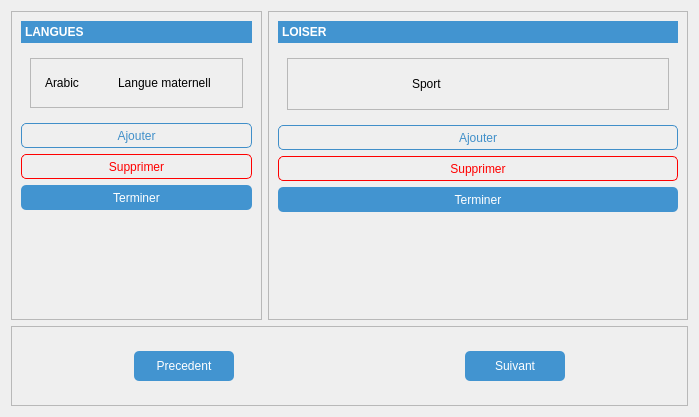
            <widget class="QWidget" name="page_9">
             <layout class="QGridLayout" name="gridLayout_32">
              <item row="0" column="0">
               <widget class="QFrame" name="frame_26">
                <property name="frameShape">
                 <enum>QFrame::StyledPanel</enum>
                </property>
                <property name="frameShadow">
                 <enum>QFrame::Raised</enum>
                </property>
                <layout class="QGridLayout" name="gridLayout_30">
                 <item row="2" column="0">
                  <widget class="QPushButton" name="pushButton_13">
                   <property name="minimumSize">
                    <size>
                     <width>0</width>
                     <height>25</height>
                    </size>
                   </property>
                   <property name="cursor">
                    <cursorShape>PointingHandCursor</cursorShape>
                   </property>
                   <property name="styleSheet">
                    <string notr="true">QPushButton{
	
	background-color: none;
	border:1px solid red;
	border-radius:5px;
	
	color: red;
}
QPushButton:hover{
	
	background-color: none;
	border:1px solid red;
	border-radius:5px;
	
	
}</string>
                   </property>
                   <property name="text">
                    <string>Supprimer</string>
                   </property>
                   <property name="icon">
                    <iconset>
                     <normaloff>:/img/remv.png</normaloff>:/img/remv.png</iconset>
                   </property>
                  </widget>
                 </item>
                 <item row="3" column="0">
                  <widget class="QPushButton" name="pushButton_14">
                   <property name="minimumSize">
                    <size>
                     <width>0</width>
                     <height>25</height>
                    </size>
                   </property>
                   <property name="cursor">
                    <cursorShape>PointingHandCursor</cursorShape>
                   </property>
                   <property name="styleSheet">
                    <string notr="true">QPushButton{
	
	background-color: rgb(66, 148, 208);
	border:0px solid;
	border-radius:5px;
	
	color: rgb(255, 255, 255);
}</string>
                   </property>
                   <property name="text">
                    <string>Terminer</string>
                   </property>
                  </widget>
                 </item>
                 <item row="0" column="0">
                  <widget class="QToolBox" name="toolBox_5">
                   <property name="styleSheet">
                    <string notr="true">QToolBox::tab {
	background-color: rgb(66, 148, 208);
    
	color: rgb(255, 255, 255);
}

QToolBox::tab:selected { /* italicize selected tabs */
    color: white;
	font:bold;
}</string>
                   </property>
                   <property name="currentIndex">
                    <number>0</number>
                   </property>
                   <widget class="QWidget" name="page_16">
                    <property name="geometry">
                     <rect>
                      <x>0</x>
                      <y>0</y>
                      <width>418</width>
                      <height>129</height>
                     </rect>
                    </property>
                    <attribute name="label">
                     <string>LANGUES</string>
                    </attribute>
                    <layout class="QGridLayout" name="gridLayout_34">
                     <item row="0" column="0">
                      <widget class="QFrame" name="frame_28">
                       <property name="styleSheet">
                        <string notr="true">QLineEdit{
	
	
	background-color: rgb(239, 239, 239);
	/*border:1px solid gray;*/
	border-radius:4px;
}

QLineEdit:hover{
	border:1px solid #00aaff;
	border-radius:4px;
}

QComboBox
{
    selection-background-color: #00ff7f;
	background-color: rgb(239, 239, 239);
    border-radius: 2px;
 
}


QComboBox:on
{
    background-color: rgb(66, 148, 208);
    padding-top: 5px;
    padding-left: 5px;
}

QComboBox QAbstractItemView
{
    background-color: white;
    border-radius: 2px;
    border: 1px solid white;
    selection-background-color:rgb(66, 148, 208);
    color: black;
}

QComboBox::drop-down
{
    subcontrol-origin: padding;
    subcontrol-position: top right;
    width: 15px;

    border-left-width: 0px;
    border-left-color: darkgray;
    border-left-style: solid;
    border-top-right-radius: 3px;
    border-bottom-right-radius: 3px;
}</string>
                       </property>
                       <property name="frameShape">
                        <enum>QFrame::StyledPanel</enum>
                       </property>
                       <property name="frameShadow">
                        <enum>QFrame::Raised</enum>
                       </property>
                       <layout class="QGridLayout" name="gridLayout_33">
                        <item row="0" column="0">
                         <widget class="QComboBox" name="comboBox_8">
                          <property name="minimumSize">
                           <size>
                            <width>0</width>
                            <height>30</height>
                           </size>
                          </property>
                          <property name="cursor">
                           <cursorShape>OpenHandCursor</cursorShape>
                          </property>
                          <property name="iconSize">
                           <size>
                            <width>19</width>
                            <height>19</height>
                           </size>
                          </property>
                          <item>
                           <property name="text">
                            <string>Arabic</string>
                           </property>
                           <property name="icon">
                            <iconset resource="res.qrc">
                             <normaloff>:/flag/flag/ar.PNG</normaloff>:/flag/flag/ar.PNG</iconset>
                           </property>
                          </item>
                          <item>
                           <property name="text">
                            <string>English</string>
                           </property>
                           <property name="icon">
                            <iconset resource="res.qrc">
                             <normaloff>:/flag/flag/eng.PNG</normaloff>:/flag/flag/eng.PNG</iconset>
                           </property>
                          </item>
                          <item>
                           <property name="text">
                            <string>Francais</string>
                           </property>
                           <property name="icon">
                            <iconset resource="res.qrc">
                             <normaloff>:/flag/flag/fr.PNG</normaloff>:/flag/flag/fr.PNG</iconset>
                           </property>
                          </item>
                          <item>
                           <property name="text">
                            <string>Russien</string>
                           </property>
                           <property name="icon">
                            <iconset resource="res.qrc">
                             <normaloff>:/flag/flag/russ.PNG</normaloff>:/flag/flag/russ.PNG</iconset>
                           </property>
                          </item>
                          <item>
                           <property name="text">
                            <string>Chine</string>
                           </property>
                           <property name="icon">
                            <iconset resource="res.qrc">
                             <normaloff>:/flag/flag/chin.PNG</normaloff>:/flag/flag/chin.PNG</iconset>
                           </property>
                          </item>
                          <item>
                           <property name="text">
                            <string>Germany</string>
                           </property>
                           <property name="icon">
                            <iconset resource="res.qrc">
                             <normaloff>:/flag/flag/germ.PNG</normaloff>:/flag/flag/germ.PNG</iconset>
                           </property>
                          </item>
                          <item>
                           <property name="text">
                            <string>Japan</string>
                           </property>
                           <property name="icon">
                            <iconset resource="res.qrc">
                             <normaloff>:/flag/flag/jap.PNG</normaloff>:/flag/flag/jap.PNG</iconset>
                           </property>
                          </item>
                          <item>
                           <property name="text">
                            <string>Espane</string>
                           </property>
                           <property name="icon">
                            <iconset resource="res.qrc">
                             <normaloff>:/flag/flag/esp.PNG</normaloff>:/flag/flag/esp.PNG</iconset>
                           </property>
                          </item>
                         </widget>
                        </item>
                        <item row="0" column="1">
                         <widget class="QComboBox" name="comboBox_9">
                          <property name="minimumSize">
                           <size>
                            <width>0</width>
                            <height>30</height>
                           </size>
                          </property>
                          <property name="cursor">
                           <cursorShape>OpenHandCursor</cursorShape>
                          </property>
                          <item>
                           <property name="text">
                            <string>Langue maternelle</string>
                           </property>
                          </item>
                          <item>
                           <property name="text">
                            <string>Courant</string>
                           </property>
                          </item>
                          <item>
                           <property name="text">
                            <string>Notions</string>
                           </property>
                          </item>
                          <item>
                           <property name="text">
                            <string>Scolaire</string>
                           </property>
                          </item>
                         </widget>
                        </item>
                       </layout>
                      </widget>
                     </item>
                    </layout>
                   </widget>
                  </widget>
                 </item>
                 <item row="1" column="0">
                  <widget class="QPushButton" name="pushButton_12">
                   <property name="minimumSize">
                    <size>
                     <width>0</width>
                     <height>25</height>
                    </size>
                   </property>
                   <property name="cursor">
                    <cursorShape>PointingHandCursor</cursorShape>
                   </property>
                   <property name="styleSheet">
                    <string notr="true">QPushButton{
	
	background-color: none;
	border:1px solid #408fc9;
	border-radius:5px;
	
	color: #408fc9;
}

QPushButton:hover{
	
	background-color:none;
	border:1px solid #408fc9;
	border-radius:5px;
	
	
}</string>
                   </property>
                   <property name="text">
                    <string>Ajouter</string>
                   </property>
                   <property name="icon">
                    <iconset>
                     <normaloff>:/img/add.png</normaloff>:/img/add.png</iconset>
                   </property>
                  </widget>
                 </item>
                 <item row="4" column="0">
                  <spacer name="verticalSpacer_13">
                   <property name="orientation">
                    <enum>Qt::Vertical</enum>
                   </property>
                   <property name="sizeType">
                    <enum>QSizePolicy::Expanding</enum>
                   </property>
                   <property name="sizeHint" stdset="0">
                    <size>
                     <width>20</width>
                     <height>100</height>
                    </size>
                   </property>
                  </spacer>
                 </item>
                </layout>
               </widget>
              </item>
              <item row="0" column="1">
               <widget class="QFrame" name="frame_27">
                <property name="frameShape">
                 <enum>QFrame::StyledPanel</enum>
                </property>
                <property name="frameShadow">
                 <enum>QFrame::Raised</enum>
                </property>
                <layout class="QGridLayout" name="gridLayout_31">
                 <item row="0" column="0">
                  <widget class="QToolBox" name="toolBox_6">
                   <property name="styleSheet">
                    <string notr="true">QToolBox::tab {
	background-color: rgb(66, 148, 208);
    
	color: rgb(255, 255, 255);
}

QToolBox::tab:selected { /* italicize selected tabs */
    color: white;
	font:bold;
}</string>
                   </property>
                   <property name="currentIndex">
                    <number>0</number>
                   </property>
                   <widget class="QWidget" name="page_18">
                    <property name="geometry">
                     <rect>
                      <x>0</x>
                      <y>0</y>
                      <width>418</width>
                      <height>129</height>
                     </rect>
                    </property>
                    <attribute name="label">
                     <string>LOISER</string>
                    </attribute>
                    <layout class="QGridLayout" name="gridLayout_36">
                     <item row="0" column="0">
                      <widget class="QFrame" name="frame_29">
                       <property name="styleSheet">
                        <string notr="true">QLineEdit{
	
	
	background-color: rgb(239, 239, 239);
	/*border:1px solid gray;*/
	border-radius:4px;
}

QLineEdit:hover{
	border:1px solid #00aaff;
	border-radius:4px;
}

QComboBox
{
    selection-background-color: #00ff7f;
	background-color: rgb(239, 239, 239);
    border-radius: 2px;
 
}


QComboBox:on
{
    background-color: rgb(66, 148, 208);
    padding-top: 5px;
    padding-left: 5px;
}

QComboBox QAbstractItemView
{
    background-color: white;
    border-radius: 2px;
    border: 1px solid white;
    selection-background-color:rgb(66, 148, 208);
    color: black;
}

QComboBox::drop-down
{
    subcontrol-origin: padding;
    subcontrol-position: top right;
    width: 15px;

    border-left-width: 0px;
    border-left-color: darkgray;
    border-left-style: solid;
    border-top-right-radius: 3px;
    border-bottom-right-radius: 3px;
}</string>
                       </property>
                       <property name="frameShape">
                        <enum>QFrame::StyledPanel</enum>
                       </property>
                       <property name="frameShadow">
                        <enum>QFrame::Raised</enum>
                       </property>
                       <layout class="QGridLayout" name="gridLayout_35">
                        <item row="0" column="1">
                         <widget class="QComboBox" name="comboBox_10">
                          <property name="minimumSize">
                           <size>
                            <width>20</width>
                            <height>30</height>
                           </size>
                          </property>
                          <property name="cursor">
                           <cursorShape>OpenHandCursor</cursorShape>
                          </property>
                          <item>
                           <property name="text">
                            <string>Sport</string>
                           </property>
                           <property name="icon">
                            <iconset resource="res.qrc">
                             <normaloff>:/loiser/loiser/icons8-sports-48.png</normaloff>:/loiser/loiser/icons8-sports-48.png</iconset>
                           </property>
                          </item>
                          <item>
                           <property name="text">
                            <string>Gaming</string>
                           </property>
                           <property name="icon">
                            <iconset resource="res.qrc">
                             <normaloff>:/loiser/loiser/gaming.png</normaloff>:/loiser/loiser/gaming.png</iconset>
                           </property>
                          </item>
                          <item>
                           <property name="text">
                            <string>Dessin</string>
                           </property>
                           <property name="icon">
                            <iconset resource="res.qrc">
                             <normaloff>:/loiser/loiser/icons8-drawing-48.png</normaloff>:/loiser/loiser/icons8-drawing-48.png</iconset>
                           </property>
                          </item>
                          <item>
                           <property name="text">
                            <string>Lecture</string>
                           </property>
                           <property name="icon">
                            <iconset resource="res.qrc">
                             <normaloff>:/loiser/loiser/icons8-lire-48.png</normaloff>:/loiser/loiser/icons8-lire-48.png</iconset>
                           </property>
                          </item>
                          <item>
                           <property name="text">
                            <string>Musique</string>
                           </property>
                           <property name="icon">
                            <iconset resource="res.qrc">
                             <normaloff>:/loiser/loiser/icons8-musique-48.png</normaloff>:/loiser/loiser/icons8-musique-48.png</iconset>
                           </property>
                          </item>
                          <item>
                           <property name="text">
                            <string>Natation</string>
                           </property>
                           <property name="icon">
                            <iconset resource="res.qrc">
                             <normaloff>:/loiser/loiser/icons8-natation-48.png</normaloff>:/loiser/loiser/icons8-natation-48.png</iconset>
                           </property>
                          </item>
                          <item>
                           <property name="text">
                            <string>Cyclisme de montagne</string>
                           </property>
                           <property name="icon">
                            <iconset resource="res.qrc">
                             <normaloff>:/loiser/loiser/icons8-cyclisme-de-montagne-48.png</normaloff>:/loiser/loiser/icons8-cyclisme-de-montagne-48.png</iconset>
                           </property>
                          </item>
                          <item>
                           <property name="text">
                            <string>Boxe</string>
                           </property>
                           <property name="icon">
                            <iconset resource="res.qrc">
                             <normaloff>:/loiser/loiser/icons8-boxing-glove-48.png</normaloff>:/loiser/loiser/icons8-boxing-glove-48.png</iconset>
                           </property>
                          </item>
                          <item>
                           <property name="text">
                            <string>Surf</string>
                           </property>
                           <property name="icon">
                            <iconset resource="res.qrc">
                             <normaloff>:/loiser/loiser/icons8-person-surfing-48.png</normaloff>:/loiser/loiser/icons8-person-surfing-48.png</iconset>
                           </property>
                          </item>
                          <item>
                           <property name="text">
                            <string>Football</string>
                           </property>
                           <property name="icon">
                            <iconset resource="res.qrc">
                             <normaloff>:/loiser/loiser/icons8-football-2-48.png</normaloff>:/loiser/loiser/icons8-football-2-48.png</iconset>
                           </property>
                          </item>
                          <item>
                           <property name="text">
                            <string>Chess</string>
                           </property>
                           <property name="icon">
                            <iconset resource="res.qrc">
                             <normaloff>:/loiser/loiser/icons8-chess-pawn-48.png</normaloff>:/loiser/loiser/icons8-chess-pawn-48.png</iconset>
                           </property>
                          </item>
                          <item>
                           <property name="text">
                            <string>équitation</string>
                           </property>
                           <property name="icon">
                            <iconset resource="res.qrc">
                             <normaloff>:/loiser/loiser/icons8-équitation-48.png</normaloff>:/loiser/loiser/icons8-équitation-48.png</iconset>
                           </property>
                          </item>
                          <item>
                           <property name="text">
                            <string>Trekking</string>
                           </property>
                           <property name="icon">
                            <iconset resource="res.qrc">
                             <normaloff>:/loiser/loiser/icons8-trekking-48.png</normaloff>:/loiser/loiser/icons8-trekking-48.png</iconset>
                           </property>
                          </item>
                          <item>
                           <property name="text">
                            <string>Skateboard</string>
                           </property>
                           <property name="icon">
                            <iconset resource="res.qrc">
                             <normaloff>:/loiser/loiser/icons8-skateboard-48.png</normaloff>:/loiser/loiser/icons8-skateboard-48.png</iconset>
                           </property>
                          </item>
                         </widget>
                        </item>
                        <item row="0" column="0">
                         <spacer name="horizontalSpacer_14">
                          <property name="orientation">
                           <enum>Qt::Horizontal</enum>
                          </property>
                          <property name="sizeType">
                           <enum>QSizePolicy::Maximum</enum>
                          </property>
                          <property name="sizeHint" stdset="0">
                           <size>
                            <width>110</width>
                            <height>20</height>
                           </size>
                          </property>
                         </spacer>
                        </item>
                        <item row="0" column="2">
                         <spacer name="horizontalSpacer_15">
                          <property name="orientation">
                           <enum>Qt::Horizontal</enum>
                          </property>
                          <property name="sizeType">
                           <enum>QSizePolicy::Maximum</enum>
                          </property>
                          <property name="sizeHint" stdset="0">
                           <size>
                            <width>110</width>
                            <height>20</height>
                           </size>
                          </property>
                         </spacer>
                        </item>
                       </layout>
                      </widget>
                     </item>
                    </layout>
                   </widget>
                  </widget>
                 </item>
                 <item row="1" column="0">
                  <widget class="QPushButton" name="pushButton_15">
                   <property name="minimumSize">
                    <size>
                     <width>0</width>
                     <height>25</height>
                    </size>
                   </property>
                   <property name="cursor">
                    <cursorShape>PointingHandCursor</cursorShape>
                   </property>
                   <property name="styleSheet">
                    <string notr="true">QPushButton{
	
	background-color: none;
	border:1px solid #408fc9;
	border-radius:5px;
	
	color: #408fc9;
}

QPushButton:hover{
	
	background-color:none;
	border:1px solid #408fc9;
	border-radius:5px;
	
	
}</string>
                   </property>
                   <property name="text">
                    <string>Ajouter</string>
                   </property>
                   <property name="icon">
                    <iconset>
                     <normaloff>:/img/add.png</normaloff>:/img/add.png</iconset>
                   </property>
                  </widget>
                 </item>
                 <item row="2" column="0">
                  <widget class="QPushButton" name="pushButton_16">
                   <property name="minimumSize">
                    <size>
                     <width>0</width>
                     <height>25</height>
                    </size>
                   </property>
                   <property name="cursor">
                    <cursorShape>PointingHandCursor</cursorShape>
                   </property>
                   <property name="styleSheet">
                    <string notr="true">QPushButton{
	
	background-color: none;
	border:1px solid red;
	border-radius:5px;
	
	color: red;
}
QPushButton:hover{
	
	background-color: none;
	border:1px solid red;
	border-radius:5px;
	
	
}</string>
                   </property>
                   <property name="text">
                    <string>Supprimer</string>
                   </property>
                   <property name="icon">
                    <iconset>
                     <normaloff>:/img/remv.png</normaloff>:/img/remv.png</iconset>
                   </property>
                  </widget>
                 </item>
                 <item row="3" column="0">
                  <widget class="QPushButton" name="pushButton_17">
                   <property name="minimumSize">
                    <size>
                     <width>0</width>
                     <height>25</height>
                    </size>
                   </property>
                   <property name="cursor">
                    <cursorShape>PointingHandCursor</cursorShape>
                   </property>
                   <property name="styleSheet">
                    <string notr="true">QPushButton{
	
	background-color: rgb(66, 148, 208);
	border:0px solid;
	border-radius:5px;
	
	color: rgb(255, 255, 255);
}</string>
                   </property>
                   <property name="text">
                    <string>Terminer</string>
                   </property>
                  </widget>
                 </item>
                 <item row="4" column="0">
                  <spacer name="verticalSpacer_15">
                   <property name="orientation">
                    <enum>Qt::Vertical</enum>
                   </property>
                   <property name="sizeHint" stdset="0">
                    <size>
                     <width>20</width>
                     <height>40</height>
                    </size>
                   </property>
                  </spacer>
                 </item>
                </layout>
               </widget>
              </item>
              <item row="1" column="0" colspan="2">
               <widget class="QFrame" name="frame_25">
                <property name="minimumSize">
                 <size>
                  <width>0</width>
                  <height>80</height>
                 </size>
                </property>
                <property name="maximumSize">
                 <size>
                  <width>16777215</width>
                  <height>80</height>
                 </size>
                </property>
                <property name="frameShape">
                 <enum>QFrame::StyledPanel</enum>
                </property>
                <property name="frameShadow">
                 <enum>QFrame::Raised</enum>
                </property>
                <layout class="QGridLayout" name="gridLayout_29">
                 <item row="0" column="0">
                  <spacer name="horizontalSpacer_34">
                   <property name="orientation">
                    <enum>Qt::Horizontal</enum>
                   </property>
                   <property name="sizeHint" stdset="0">
                    <size>
                     <width>108</width>
                     <height>20</height>
                    </size>
                   </property>
                  </spacer>
                 </item>
                 <item row="0" column="1">
                  <widget class="QPushButton" name="B_pre_6">
                   <property name="minimumSize">
                    <size>
                     <width>100</width>
                     <height>30</height>
                    </size>
                   </property>
                   <property name="maximumSize">
                    <size>
                     <width>100</width>
                     <height>30</height>
                    </size>
                   </property>
                   <property name="cursor">
                    <cursorShape>PointingHandCursor</cursorShape>
                   </property>
                   <property name="styleSheet">
                    <string notr="true">QPushButton{
	
	background-color: rgb(66, 148, 208);
	border:0px solid;
	border-radius:5px;
	
	color: rgb(255, 255, 255);
}</string>
                   </property>
                   <property name="text">
                    <string>Precedent</string>
                   </property>
                  </widget>
                 </item>
                 <item row="0" column="2">
                  <spacer name="horizontalSpacer_35">
                   <property name="orientation">
                    <enum>Qt::Horizontal</enum>
                   </property>
                   <property name="sizeHint" stdset="0">
                    <size>
                     <width>107</width>
                     <height>20</height>
                    </size>
                   </property>
                  </spacer>
                 </item>
                 <item row="0" column="3">
                  <spacer name="horizontalSpacer_13">
                   <property name="orientation">
                    <enum>Qt::Horizontal</enum>
                   </property>
                   <property name="sizeHint" stdset="0">
                    <size>
                     <width>97</width>
                     <height>20</height>
                    </size>
                   </property>
                  </spacer>
                 </item>
                 <item row="0" column="4">
                  <widget class="QPushButton" name="B_suiv_6">
                   <property name="minimumSize">
                    <size>
                     <width>100</width>
                     <height>30</height>
                    </size>
                   </property>
                   <property name="maximumSize">
                    <size>
                     <width>100</width>
                     <height>30</height>
                    </size>
                   </property>
                   <property name="cursor">
                    <cursorShape>PointingHandCursor</cursorShape>
                   </property>
                   <property name="styleSheet">
                    <string notr="true">QPushButton{
	
	background-color: rgb(66, 148, 208);
	border:0px solid;
	border-radius:5px;
	
	color: rgb(255, 255, 255);
}</string>
                   </property>
                   <property name="text">
                    <string>Suivant</string>
                   </property>
                  </widget>
                 </item>
                 <item row="0" column="5">
                  <spacer name="horizontalSpacer_36">
                   <property name="orientation">
                    <enum>Qt::Horizontal</enum>
                   </property>
                   <property name="sizeHint" stdset="0">
                    <size>
                     <width>108</width>
                     <height>20</height>
                    </size>
                   </property>
                  </spacer>
                 </item>
                </layout>
               </widget>
              </item>
             </layout>
            </widget>
